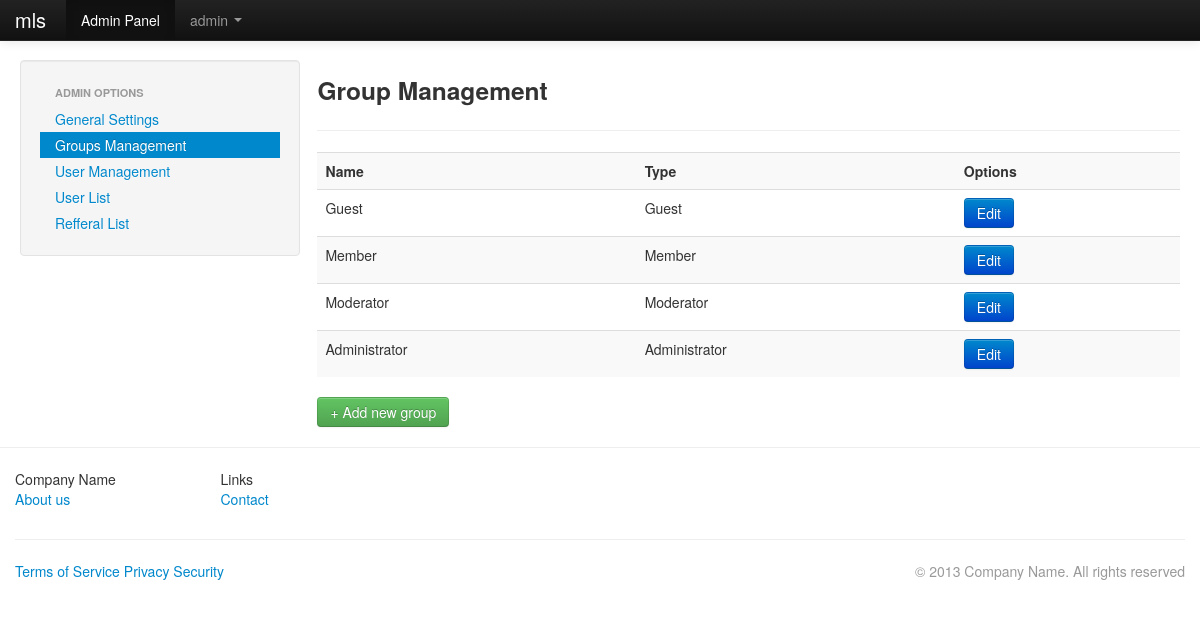
Page /admin/groups.php (signed in) on the committed database.
### tables this page shows
CREATE TABLE `mls_settings` (
  `site_name` varchar(255) NOT NULL DEFAULT 'Demo Site',
  `url` varchar(300) NOT NULL,
  `admin_email` varchar(255) NOT NULL,
  `max_ban_period` int(11) NOT NULL DEFAULT 10,
  `register` int(11) NOT NULL DEFAULT 1,
  `email_validation` int(11) NOT NULL DEFAULT 0,
  `captcha` int(11) NOT NULL
);

CREATE TABLE `mls_users` (
  `userid` int(11) NOT NULL,
  `username` varchar(50) NOT NULL,
  `display_name` varchar(255) NOT NULL,
  `password` varchar(50) NOT NULL,
  `email` varchar(255) NOT NULL,
  `key` varchar(50) NOT NULL,
  `validated` varchar(100) NOT NULL,
  `groupid` int(11) NOT NULL DEFAULT 2,
  `lastactive` int(11) NOT NULL,
  `showavt` int(11) NOT NULL DEFAULT 1,
  `banned` int(11) NOT NULL,
  `regtime` int(11) NOT NULL
);

CREATE TABLE `mls_groups` (
  `groupid` int(11) NOT NULL,
  `name` varchar(255) NOT NULL,
  `type` int(11) NOT NULL,
  `priority` int(11) NOT NULL,
  `color` varchar(50) NOT NULL,
  `canban` int(11) NOT NULL,
  `canhideavt` int(11) NOT NULL,
  `canedit` int(11) NOT NULL
);

### inc/init.php (called while the page is built, shortened)
<?php
$set = new stdClass();
$page = new stdClass();
include "settings.php";
include MLS_ROOT."/lib/mysql.class.php";
include MLS_ROOT."/lib/users.class.php";
include MLS_ROOT."/lib/options.class.php";
$db = new SafeMySQL(array(
	'host' 	=> $set->db_host,
	'user'	=> $set->db_user,
	'pass'	=> $set->db_pass,
	'db'=> $set->db_name));
if(!($db_set = $db->getRow("SELECT * FROM `".MLS_PREFIX."settings` LIMIT 1"))) {
	header("Location: install.php");
	exit;
}
$set = (object)array_merge((array)$set,(array)$db_set);
$presets = new presets;
$user = new User($db);
$options = new Options;

### inc/settings.php (called while the page is built, shortened)
<?php
$set->db_host = 'localhost';
$set->db_user = 'root';
$set->db_pass = '';
$set->db_name = 'mls';

### lib/mysql.class.php (called while the page is built, shortened)
<?php
class SafeMySQL
{
    private $conn;
    public $asObj;
    private $defaults = array(
        'host'      => 'localhost',
        'user'      => 'root',
        'pass'      => '',
        'db'        => 'mls',
        'port'      => NULL,
        'socket'    => NULL,
        'pconnect'  => FALSE,
        'charset'   => 'utf8',
        'errmode'   => 'error',
        'exception' => 'Exception',
        'asObj'     => true,
    );
    function __construct($opt = array())
    {
        $opt = array_merge($this->defaults,$opt);
        $this->asObj = $opt['asObj'];
        @$this->conn = mysqli_connect($opt['host'], $opt['user'], $opt['pass'], $opt['db'], $opt['port'], $opt['socket']);
        mysqli_set_charset($this->conn, $opt['charset']) or $this->error(mysqli_error($this->conn));
    }
    public function ret($value)
    {
        if($this->asObj)
            return (object)$value;
        else
            return $value;
    }
    public function fetch($result,$mode=self::RESULT_ASSOC)
    {
        return mysqli_fetch_array($result, $mode);
    }
    public function getRow()
    {
        $query = $this->prepareQuery(func_get_args());
        if ($res = $this->rawQuery($query)) {
            $ret = $this->fetch($res);
            return $this->ret($ret);
        }
        return FALSE;
    }
    public function getAll()
    {
        $ret   = array();
        $query = $this->prepareQuery(func_get_args());
        if ( $res = $this->rawQuery($query) )
        {
            while($row = $this->fetch($res))
            {
                $ret[] = $this->ret($row);
            }
        }
        return $ret;
    }
    private function rawQuery($query)
    {
        $start = microtime(TRUE);
        $res   = mysqli_query($this->conn, $query);
        $timer = microtime(TRUE) - $start;
        return $res;
    }
    private function prepareQuery($args)
    {
        $query = '';
        $raw   = array_shift($args);
        $array = preg_split('~(\?[nsiuap])|(:[A-Za-z0-9]+)~u'," ".$raw,null,PREG_SPLIT_DELIM_CAPTURE);
        $anum  = count($args);
        $array = array_values(array_filter($array));
        preg_match("~:([A-Za-z0-9]+)~u", $raw, $match);
        $named = count($match);
        if($named)
            $vals = array_shift($args);
        else
            $vals = array();
        $pnum  = floor(count($array) / 2) - floor(count($vals)/2);
        foreach ($array as $i => $part)
        {
            if ( ($i % 2) == 0 )
            {
                $query .= $part;
                continue;
            }
            $value = array_shift($args);
            switch ($part)
            {
                case '?i':
                    $part = $this->escapeInt($value);
                    break;
            }
            $query .= $part;
        }
        return $query;
    }
    private function escapeInt($value)
    {
        return $value;
    }
}

### lib/users.class.php (called while the page is built, shortened)
<?php
class User {
	var $db;
	var $data;
	function __construct($db) {
		$this->db = $db;
		$this->data = new stdClass();
		if($this->islg()){
			$this->data = $this->grabData($_SESSION['user']);
		}
		$this->group = $this->getGroup();
	}
	function islg() {
		if(isset($_SESSION['user']))
			return true;
		return false;
	}
	function getGroup($userid = 0) {
		if(!$userid)
			return $this->db->getRow("SELECT * FROM `".MLS_PREFIX."groups` WHERE `groupid` = ?i", $this->data->groupid);
		$u = $this->db->getRow("SELECT `groupid` FROM `".MLS_PREFIX."users` WHERE `userid` = ?i", $userid);
		return $this->db->getRow("SELECT * FROM `".MLS_PREFIX."groups` WHERE `groupid` = ?i", $u->groupid);
	}
	function grabData($userid) {
		return $this->db->getRow("SELECT * FROM `".MLS_PREFIX."users` WHERE `userid` = ?i", $userid);
	}
}

### lib/options.class.php (called while the page is built, shortened)
<?php
class Options
{
	public function html($string) {
		return htmlentities($string, ENT_QUOTES);
	}
}

### admin/groups.php (the view, shortened to what this page needs)
<?php
include "../inc/init.php";
$page->title = "Group Management";
$presets->setActive("adminpanel");
$groups_type = array("Guest","Member", "Moderator", "Administrator");
$ignored_columns = array("groupid", "name", "type", "priority", "color");
$data = $db->getAll("SELECT * FROM `".MLS_PREFIX."groups` ORDER BY `type`,`priority`");
$columns = get_object_vars($data[0]);
$act = isset($_GET['act']) ? $_GET['act'] : NULL;
include "../header.php";
?>
<div class="container-fluid">
<div class="row-fluid">
 <div class="span3">
   <div class="well sidebar-nav sidebar-nav-fixed">
    <ul class="nav nav-list">
      <li class="nav-header">ADMIN OPTIONS</li>
      <li><a href='index.php'>General Settings</a></li>
      <li class='active'><a href='groups.php'>Groups Management</a></li>
      <li><a href='User.php'>User Management</a></li>
      <li><a href='users_list.php'>User List</a></li>
      <li><a href='referal.php'>Refferal List</a></li>
    </ul>
   </div>
 </div>
 <div class="span9">
<?php
if(($act == "add") || ($act == 'edit')) {
  $edit = 0;
  $editable = 0;
  if(($act == 'edit') && ($group = $db->getRow("SELECT * FROM `".MLS_PREFIX."groups` WHERE `groupid` = ?i", $_GET['id']))) {
    $edit = 1;
    if($group->groupid > 4)
      $editable = 1;
  }
  $show_types = '';
  $show_can_options = '';
  foreach ($groups_type as $k => $v)
    if($k != 0)
      $show_types .= "<option value='$k' ".($edit && ($group->type == $k) ? "selected='1'" : "").">".$options->html($v)."</option>";
  foreach ($columns as $k => $v) {
    $safe_name = $options->html($k);
    if(!in_array($k, $ignored_columns))
      if((strpos($k, "can") !== FALSE)) {
        $show_can_options .= "
          <div class='control-group'>
            <label class='control-label' for='$safe_name'>".$options->prettyPrint(str_ireplace("can", "can ", $safe_name))."</label>
            <div class='controls'>
              <select id='$safe_name' name='$safe_name' class='input-xlarge'>
                <option value='0' ".($edit && ($group->$k == 0) ? "selected='1'" : "").">No</option>
                <option value='1' ".($edit && ($group->$k == 1) ? "selected='1'" : "").">Yes</option>
              </select>
            </div>
          </div>";
      } else {
        $show_can_options .= "
          <div class='control-group'>
            <label class='control-label' for='$safe_name'>".$options->prettyPrint($safe_name)."</label>
            <div class='controls'>
              <input type='text' id='$safe_name' name='$safe_name' ".($edit ? "value='".$options->html($group->$k)."'" : "")." class='input-xlarge'>
            </div>
          </div>
        ";
      }
  }
echo "
  <form class='form-horizontal' action='#' method='post'>
    <fieldset>
    <legend>".($edit ? "Edit" : "Add")." Group</legend>
    <div class='control-group'>
      <label class='control-label' for='name'>Name</label>
      <div class='controls'>
        <input id='name' name='name' type='text' ".($edit ? "value='".$options->html($group->name)."'" : "")." class='input-xlarge'>
      </div>
    </div>";
if($editable || !$edit)
  echo "
      <div class='control-group'>
        <label class='control-label' for='type'>Type</label>
        <div class='controls'>
          <select id='type' name='type' class='input-xlarge'>
            $show_types
          </select>
        </div>
      </div>";
echo "
    <div class='control-group'>
      <label class='control-label' for='priority'>Priority</label>
      <div class='controls'>
        <input id='priority' name='priority' type='text' class='input-small' ".($edit ? "value='".$options->html($group->priority)."'" : "value='1'").">
        <p class='help-block'>the bigger the number the higher the priority it has compared with same type</p>
      </div>
    </div>
    <div class='control-group'>
      <label class='control-label' for='color'>Color</label>
      <div class='controls'>
        <input id='color' name='color' type='text' ".($edit ? "value='".$options->html($group->color)."'" : "")." class='input-small'>
        <p class='help-block'>eg: <b>#00ff00</b> or <b>lime</b></p>
      </div>
    </div>
    $show_can_options
    <div class='control-group'>
      <div class='controls'>
        <input type='submit' value='Save Group' class='btn btn-success'>  <a href='?' class='btn'>Cancel</a>
      </div>
    </div>
    </fieldset>
  </form>";
} else {
    echo "<h3>Group Management</h3>
      <hr/>";
      echo "<table class='table table-striped'>
        <tr> <th>Name</th> <th>Type</th> <th>Options</th></tr>";
      foreach ($data as $d) {
        if($d->groupid > 4)
          $delbtn = "<a href='?act=del&id=$d->groupid' class='btn btn-danger'>Delete</a>";
        else
          $delbtn = '';
        echo "
        <tr>
          <td>".$options->html($d->name)."</td>
          <td>".$groups_type[$d->type]."</td>
          <td><a href='?act=edit&id=$d->groupid' class='btn btn-primary'>Edit</a> $delbtn</td>
        </tr>";
      }
      echo "</table>
      <a href='?act=add' class='btn btn-success'>+ Add new group</a>
      ";
}
?>
 </div>
</div>
</div>
<?php
include '../footer.php';
?>

### header.php (shortened to what this page needs)
<?php
if($page->navbar == array())
    $page->navbar = $presets->GenerateNavbar();
?><!DOCTYPE html>
 <html class="no-js">
    <head>
        <link rel="stylesheet" href="<?php echo $set->url; ?>/css/bootstrap.min.css">
        <link rel="stylesheet" href="<?php echo $set->url; ?>/css/bootstrap-responsive.min.css">
        <link rel="stylesheet" href="<?php echo $set->url; ?>/css/main.css">
    </head>
    <body>
        <div class="navbar navbar-inverse navbar-fixed-top">
            <div class="navbar-inner">
                <div class="container">
                    <a class="brand" href="<?php echo $set->url; ?>"><?php echo $set->site_name; ?></a>
                    <div class="nav-collapse collapse">
                        <ul class="nav pull-left">
<?php
foreach ($page->navbar as $key => $v) {
    if ($v[0] == 'item') {
        echo "<li".($v[1]['class'] ? " class='".$v[1]['class']."'" : "").">
            <a href='".$v[1]['href']."'>".$v[1]['name']."</a></li>";
    } else if($v[0] == 'dropdown') {
        echo "<li class='dropdown".
            ($v['class'] ? " ".$v['class'] : "")."'".
            ($v['style'] ? " style='".$v['style']."'" : "").
           ">
            <a href='#' class='dropdown-toggle' data-toggle='dropdown'>".$v['name']." <b class='caret'></b></a>
            <ul class='dropdown-menu'>";
        echo "</ul></li>";
    }
}
echo "</ul>";
echo "
            </div>
        </div>
    </div>
</div>";

### css/main.css (style rules this page uses)
.sidebar-nav-fixed { position:fixed; top:60px; width:20%; }

### header.php (style rules this page uses)
body { padding-top: 60px; padding-bottom: 40px; }

### rows in the picture
mls_settings: site_name "mls"
mls_users: username "admin"
mls_groups: name "Guest", type "Guest"
mls_groups: name "Member", type "Member"
mls_groups: name "Moderator", type "Moderator"
mls_groups: name "Administrator", type "Administrator"

### other values in the picture
$v[1]['name'] "Admin Panel"
